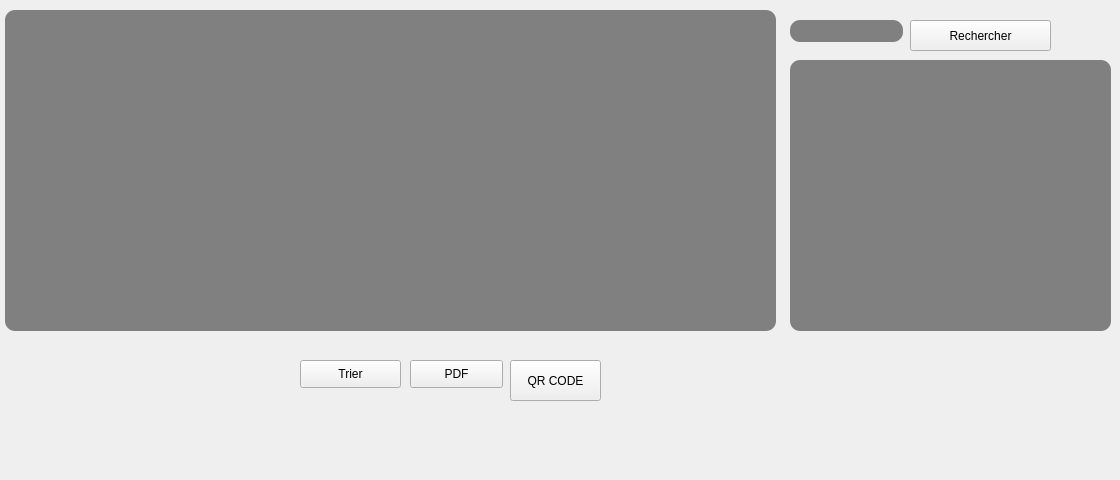
      <widget class="QWidget" name="tab_13">
       <attribute name="title">
        <string>Afficher</string>
       </attribute>
       <widget class="QPushButton" name="PDF_button">
        <property name="geometry">
         <rect>
          <x>410</x>
          <y>360</y>
          <width>93</width>
          <height>28</height>
         </rect>
        </property>
        <property name="styleSheet">
         <string notr="true">font: 81 10pt &quot;Rockwell Extra Bold&quot;</string>
        </property>
        <property name="text">
         <string>PDF</string>
        </property>
       </widget>
       <widget class="QTableView" name="tableView_5">
        <property name="geometry">
         <rect>
          <x>790</x>
          <y>60</y>
          <width>321</width>
          <height>271</height>
         </rect>
        </property>
        <property name="styleSheet">
         <string notr="true">border-radius: 10px;
background-color: grey;
color: rgb(255, 255, 255);
alternate-background-color: rgb(255, 255, 255);</string>
        </property>
       </widget>
       <widget class="QTableView" name="tableView_4">
        <property name="geometry">
         <rect>
          <x>5</x>
          <y>10</y>
          <width>771</width>
          <height>321</height>
         </rect>
        </property>
        <property name="styleSheet">
         <string notr="true">border-radius: 10px;
background-color: grey;
color: rgb(255, 255, 255);
alternate-background-color: rgb(255, 255, 255);</string>
        </property>
       </widget>
       <widget class="QPushButton" name="Tri">
        <property name="geometry">
         <rect>
          <x>300</x>
          <y>360</y>
          <width>101</width>
          <height>28</height>
         </rect>
        </property>
        <property name="styleSheet">
         <string notr="true">font: 81 10pt &quot;Rockwell Extra Bold&quot;</string>
        </property>
        <property name="text">
         <string>Trier</string>
        </property>
       </widget>
       <widget class="QPushButton" name="qr">
        <property name="geometry">
         <rect>
          <x>510</x>
          <y>360</y>
          <width>91</width>
          <height>41</height>
         </rect>
        </property>
        <property name="text">
         <string>QR CODE</string>
        </property>
       </widget>
       <widget class="QPushButton" name="rechercher_2">
        <property name="geometry">
         <rect>
          <x>910</x>
          <y>20</y>
          <width>141</width>
          <height>31</height>
         </rect>
        </property>
        <property name="styleSheet">
         <string notr="true">font: 81 10pt &quot;Rockwell Extra Bold&quot;</string>
        </property>
        <property name="text">
         <string>Rechercher</string>
        </property>
       </widget>
       <widget class="QLineEdit" name="liner_2">
        <property name="geometry">
         <rect>
          <x>790</x>
          <y>20</y>
          <width>113</width>
          <height>22</height>
         </rect>
        </property>
        <property name="styleSheet">
         <string notr="true">border-radius: 10px;
background-color: grey;
color: rgb(255, 255, 255);
alternate-background-color: rgb(255, 255, 255);</string>
        </property>
       </widget>
       <widget class="QLabel" name="label_qr">
        <property name="geometry">
         <rect>
          <x>620</x>
          <y>360</y>
          <width>131</width>
          <height>111</height>
         </rect>
        </property>
        <property name="text">
         <string/>
        </property>
       </widget>
      </widget>
